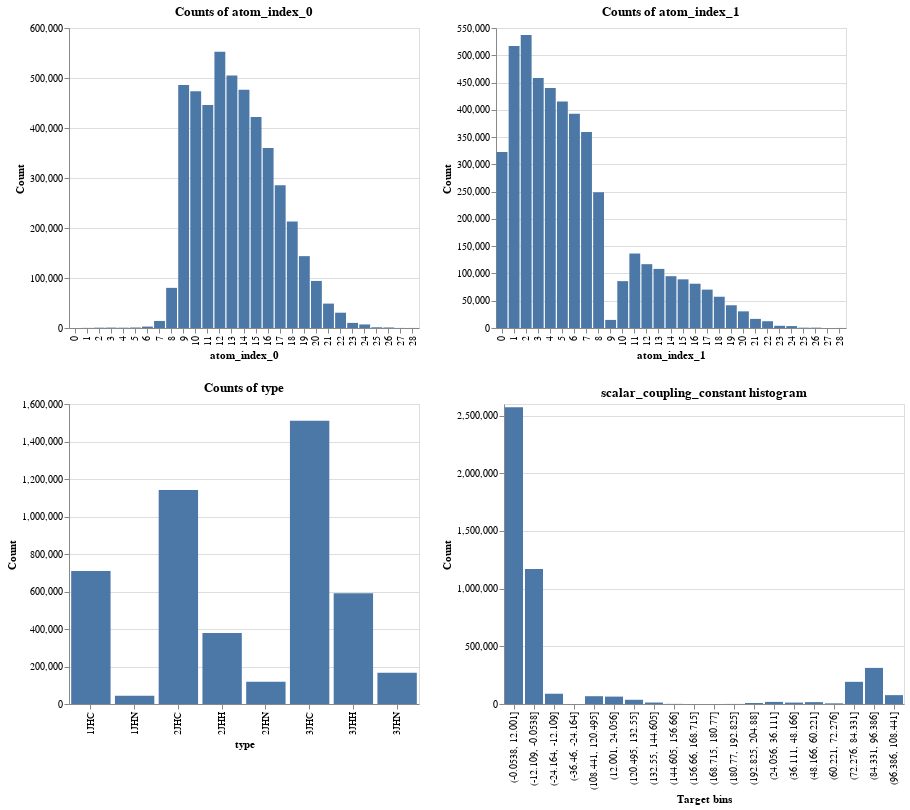

Notebook cell for this chart:
### Code cell
atom_count = train['atom_index_0'].value_counts().reset_index().rename(columns={'atom_index_0': 'count', 'index': 'atom_index_0'})
chart1 = alt.Chart(atom_count).mark_bar().encode(
    x=alt.X("atom_index_0:N", axis=alt.Axis(title='atom_index_0')),
    y=alt.Y('count:Q', axis=alt.Axis(title='Count')),
    tooltip=['atom_index_0', 'count']
).properties(title="Counts of atom_index_0", width=350).interactive()

atom_count = train['atom_index_1'].value_counts().reset_index().rename(columns={'atom_index_1': 'count', 'index': 'atom_index_1'})
chart2 = alt.Chart(atom_count).mark_bar().encode(
    x=alt.X("atom_index_1:N", axis=alt.Axis(title='atom_index_1')),
    y=alt.Y('count:Q', axis=alt.Axis(title='Count')),
    tooltip=['atom_index_1', 'count']
).properties(title="Counts of atom_index_1", width=350).interactive()

type_count = train['type'].value_counts().reset_index().rename(columns={'type': 'count', 'index': 'type'})
chart3 = alt.Chart(type_count).mark_bar().encode(
    x=alt.X("type:N", axis=alt.Axis(title='type')),
    y=alt.Y('count:Q', axis=alt.Axis(title='Count')),
    tooltip=['type', 'count']
).properties(title="Counts of type", width=350).interactive()

hist_df = pd.cut(train['scalar_coupling_constant'], 20).value_counts().sort_index().reset_index().rename(columns={'index': 'bins'})
hist_df['bins'] = hist_df['bins'].astype(str)
chart4 = alt.Chart(hist_df).mark_bar().encode(
    x=alt.X("bins:O", axis=alt.Axis(title='Target bins')),
    y=alt.Y('scalar_coupling_constant:Q', axis=alt.Axis(title='Count')),
    tooltip=['scalar_coupling_constant', 'bins']
).properties(title="scalar_coupling_constant histogram", width=400).interactive()


(chart1 | chart2) & (chart3 | chart4)

### Figure 1 — Vega-Lite specification as saved in the notebook (floating-point values rounded to 4 significant figures)
{"$schema": "https://vega.github.io/schema/vega-lite/v3.3.0.json", "config": {"mark": {"tooltip": null}, "view": {"height": 300, "width": 400}}, "datasets": {"data-49f16c2b497caf509825d63ea0302313": [{"bins": "(-36.46, -24.164]", "scalar_coupling_constant": 92}, {"bins": "(-24.164, -12.109]", "scalar_coupling_constant": 88965}, {"bins": "(-12.109, -0.0538]", "scalar_coupling_constant": 1171006}, {"bins": "(-0.0538, 12.001]", "scalar_coupling_constant": 2572510}, {"bins": "(12.001, 24.056]", "scalar_coupling_constant": 64140}, {"bins": "(24.056, 36.111]", "scalar_coupling_constant": 18227}, {"bins": "(36.111, 48.166]", "scalar_coupling_constant": 12397}, {"bins": "(48.166, 60.221]", "scalar_coupling_constant": 16153}, {"bins": "(60.221, 72.276]", "scalar_coupling_constant": 5657}, {"bins": "(72.276, 84.331]", "scalar_coupling_constant": 192254}, {"bins": "(84.331, 96.386]", "scalar_coupling_constant": 312829}, {"bins": "(96.386, 108.441]", "scalar_coupling_constant": 76866}, {"bins": "(108.441, 120.495]", "scalar_coupling_constant": 67526}, {"bins": "(120.495, 132.55]", "scalar_coupling_constant": 36547}, {"bins": "(132.55, 144.605]", "scalar_coupling_constant": 12719}, {"bins": "(144.605, 156.66]", "scalar_coupling_constant": 969}, {"bins": "(156.66, 168.715]", "scalar_coupling_constant": 29}, {"bins": "(168.715, 180.77]", "scalar_coupling_constant": 1}, {"bins": "(180.77, 192.825]", "scalar_coupling_constant": 640}, {"bins": "(192.825, 204.88]", "scalar_coupling_constant": 8620}], "data-bd650d94dea89e9b7debcb25ac305b73": [{"atom_index_0": 12, "count": 552263}, {"atom_index_0": 13, "count": 505229}, {"atom_index_0": 9, "count": 485891}, {"atom_index_0": 14, "count": 476556}, {"atom_index_0": 10, "count": 473624}, {"atom_index_0": 11, "count": 446131}, {"atom_index_0": 15, "count": 422173}, {"atom_index_0": 16, "count": 360001}, {"atom_index_0": 17, "count": 285575}, {"atom_index_0": 18, "count": 212841}, {"atom_index_0": 19, "count": 143722}, {"atom_index_0": 20, "count": 94149}, {"atom_index_0": 8, "count": 80296}, {"atom_index_0": 21, "count": 48795}, {"atom_index_0": 22, "count": 30594}, {"atom_index_0": 7, "count": 14104}, {"atom_index_0": 23, "count": 10245}, {"atom_index_0": 24, "count": 7108}, {"atom_index_0": 6, "count": 2825}, {"atom_index_0": 25, "count": 1439}, {"atom_index_0": 26, "count": 1050}, {"atom_index_0": 5, "count": 985}, {"atom_index_0": 3, "count": 829}, {"atom_index_0": 2, "count": 651}, {"atom_index_0": 4, "count": 635}, {"atom_index_0": 1, "count": 225}, {"atom_index_0": 27, "count": 116}, {"atom_index_0": 28, "count": 92}, {"atom_index_0": 0, "count": 3}], "data-dc52daaae98aba4f767be711bfd461c0": [{"atom_index_1": 2, "count": 537311}, {"atom_index_1": 1, "count": 517218}, {"atom_index_1": 3, "count": 458480}, {"atom_index_1": 4, "count": 439876}, {"atom_index_1": 5, "count": 415448}, {"atom_index_1": 6, "count": 392783}, {"atom_index_1": 7, "count": 359545}, {"atom_index_1": 0, "count": 322761}, {"atom_index_1": 8, "count": 248731}, {"atom_index_1": 11, "count": 136544}, {"atom_index_1": 12, "count": 117024}, {"atom_index_1": 13, "count": 108353}, {"atom_index_1": 14, "count": 95001}, {"atom_index_1": 15, "count": 89218}, {"atom_index_1": 10, "count": 85942}, {"atom_index_1": 16, "count": 81188}, {"atom_index_1": 17, "count": 70360}, {"atom_index_1": 18, "count": 57310}, {"atom_index_1": 19, "count": 41672}, {"atom_index_1": 20, "count": 30523}, {"atom_index_1": 21, "count": 16680}, {"atom_index_1": 9, "count": 14834}, {"atom_index_1": 22, "count": 12414}, {"atom_index_1": 23, "count": 4058}, {"atom_index_1": 24, "count": 3520}, {"atom_index_1": 26, "count": 629}, {"atom_index_1": 25, "count": 596}, {"atom_index_1": 28, "count": 76}, {"atom_index_1": 27, "count": 52}], "data-ebdc32f1be979a9c6ddbf0cea0b853fe": [{"count": 1510379, "type": "3JHC"}, {"count": 1140674, "type": "2JHC"}, {"count": 709416, "type": "1JHC"}, {"count": 590611, "type": "3JHH"}, {"count": 378036, "type": "2JHH"}, {"count": 166415, "type": "3JHN"}, {"count": 119253, "type": "2JHN"}, {"count": 43363, "type": "1JHN"}]}, "vconcat": [{"hconcat": [{"data": {"name": "data-bd650d94dea89e9b7debcb25ac305b73"}, "encoding": {"tooltip": [{"field": "atom_index_0", "type": "quantitative"}, {"field": "count", "type": "quantitative"}], "x": {"axis": {"title": "atom_index_0"}, "field": "atom_index_0", "type": "nominal"}, "y": {"axis": {"title": "Count"}, "field": "count", "type": "quantitative"}}, "mark": "bar", "selection": {"selector001": {"bind": "scales", "encodings": ["x", "y"], "type": "interval"}}, "title": "Counts of atom_index_0", "width": 350}, {"data": {"name": "data-dc52daaae98aba4f767be711bfd461c0"}, "encoding": {"tooltip": [{"field": "atom_index_1", "type": "quantitative"}, {"field": "count", "type": "quantitative"}], "x": {"axis": {"title": "atom_index_1"}, "field": "atom_index_1", "type": "nominal"}, "y": {"axis": {"title": "Count"}, "field": "count", "type": "quantitative"}}, "mark": "bar", "selection": {"selector002": {"bind": "scales", "encodings": ["x", "y"], "type": "interval"}}, "title": "Counts of atom_index_1", "width": 350}]}, {"hconcat": [{"data": {"name": "data-ebdc32f1be979a9c6ddbf0cea0b853fe"}, "encoding": {"tooltip": [{"field": "type", "type": "nominal"}, {"field": "count", "type": "quantitative"}], "x": {"axis": {"title": "type"}, "field": "type", "type": "nominal"}, "y": {"axis": {"title": "Count"}, "field": "count", "type": "quantitative"}}, "mark": "bar", "selection": {"selector003": {"bind": "scales", "encodings": ["x", "y"], "type": "interval"}}, "title": "Counts of type", "width": 350}, {"data": {"name": "data-49f16c2b497caf509825d63ea0302313"}, "encoding": {"tooltip": [{"field": "scalar_coupling_constant", "type": "quantitative"}, {"field": "bins", "type": "nominal"}], "x": {"axis": {"title": "Target bins"}, "field": "bins", "type": "ordinal"}, "y": {"axis": {"title": "Count"}, "field": "scalar_coupling_constant", "type": "quantitative"}}, "mark": "bar", "selection": {"selector004": {"bind": "scales", "encodings": ["x", "y"], "type": "interval"}}, "title": "scalar_coupling_constant histogram", "width": 400}]}]}
